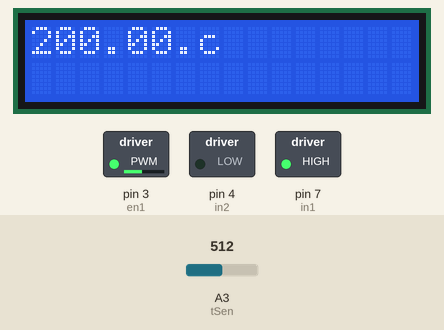
Bench run of a sketch on a simulated Arduino Uno, built with avr-gcc and run on an emulated ATmega328P. On the bench: 16×2 character LCD, switched loads named in the sketch (green lamp = pin HIGH). The inputs (shaded band) are chosen by the test bench; at power-on: A3 (tSen) = 512.

Above: at 1.2 s.
1.3 s: A3 (tSen) set to 716
At 2.8 s:
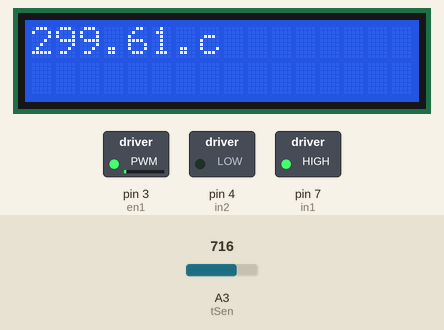
5.4 s: A3 (tSen) set to 900
At 6.6 s:
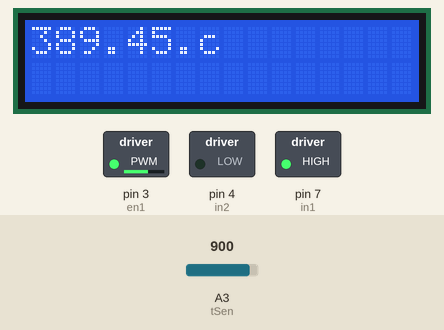
9.5 s: A3 (tSen) set to 1023
At 10.9 s:
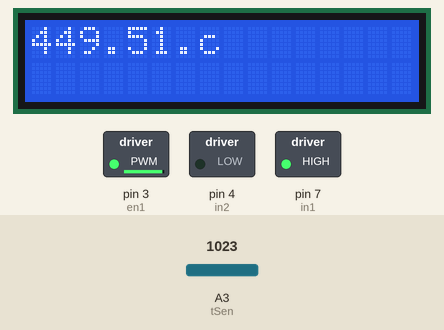
Timing chart, 0 to 12.5 s (numbered marks = the images above; inputs shaded):
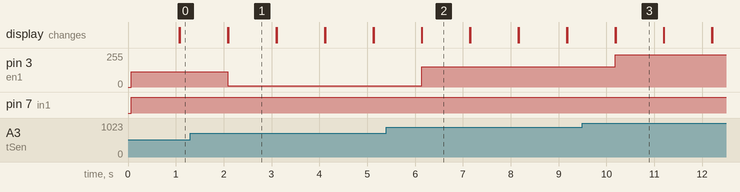

Measured:
- after the input at 1.3 s, pin 3 (en1): 114/255 → 11/255 after 0.79 s; the display: first differs from a run without the input after 0.80 s (image 1)
- after the input at 5.4 s, pin 3 (en1): 11/255 → 151/255 after 0.74 s; the display: first differs from a run without the input after 0.74 s (image 2)
- after the input at 9.5 s, pin 3 (en1): 151/255 → 243/255 after 0.68 s; the display: first differs from a run without the input after 0.69 s (image 3)
- what the display in image 1 shows lasts 1.0 s, from 2.1 s to 3.1 s

The sketch:

project1.ino
```cpp
#include <LiquidCrystal_I2C.h>
//Header file for lcd display
LiquidCrystal_I2C lcd(0x20,16,2);//making a lcd object
#define tSen A3
#define en1 3
#define in1 7
#define in2 4
float temperature;
float Voltage;

void setup()
{
  pinMode(in1,OUTPUT);
  pinMode(in2,OUTPUT);
  pinMode(en1,OUTPUT);
  lcd.backlight();
  lcd.init();
  Serial.begin(9600);
}

void loop()
{
  int reading=analogRead(tSen);//rading analog signal
  Voltage=reading*(5.0/1024.0);//converting the readings into an
  //accetable voltage
  temperature=(Voltage-0.5)*100;//now converting it into celcius

  digitalWrite(in1,HIGH);
  digitalWrite(in2,LOW);
  analogWrite(en1,map(temperature,-40,125,0,255));//writing motor speed for
  // the temperature
  lcd.setCursor(0,0);
  lcd.print(temperature);
  lcd.print(".c");
  delay(1000);
  lcd.clear();
}
```
